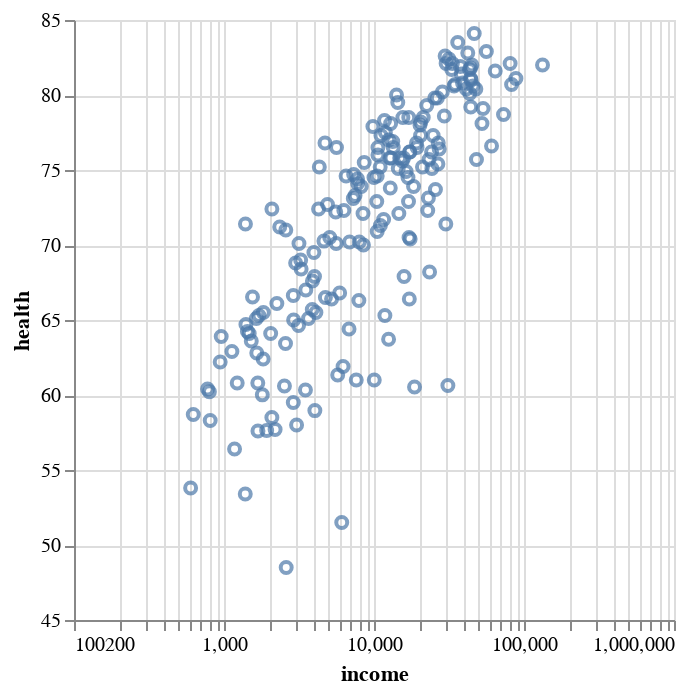

This figure's notebook cell:
### Markdown cell above
### Position

Perceptually speaking, position is the most powerful variable and in Altair it can be referred simply by `x` and `y`. The short form connects visual variables with data attributes simply by passing respective parameters to the `encode` method. The parameter name is the visual variable (such as x and y) and the value is the column name. This is what we have already done when we introduced the `point` mark above.

However, the default scatterplot we created to map income and health statistics for 187 countries actually resulted in quite a crowded arrangement. To clean this up a bit, we can adjust how the positioning unfolds to better see differences among countries and patterns between the dimensions. To do this we can change the x-axis to a logarithmic scale and have the axis band of the y-axis not start at 0. To specify such adjustments, there is a more elaborate way to define the visual encoding of position:

### Code cell
alt.Chart(df).mark_point().encode(
    alt.X('income').scale(type='log'),
    alt.Y('health').scale(zero=False),
)

### Figure 1 — Vega-Lite specification as saved in the notebook (floating-point values rounded to 4 significant figures; data arrays with more than 128 entries replaced by an {"elided": "..."} marker saying what was removed)
{"config": {"view": {"continuousWidth": 300, "continuousHeight": 300}}, "data": {"name": "data-7e3b7ef5d72a8470b0044710e8a24cca"}, "mark": {"type": "point"}, "encoding": {"x": {"field": "income", "scale": {"type": "log"}, "type": "quantitative"}, "y": {"field": "health", "scale": {"zero": false}, "type": "quantitative"}}, "$schema": "https://vega.github.io/schema/vega-lite/v5.8.0.json", "datasets": {"data-7e3b7ef5d72a8470b0044710e8a24cca": {"elided": "187 records"}}}
